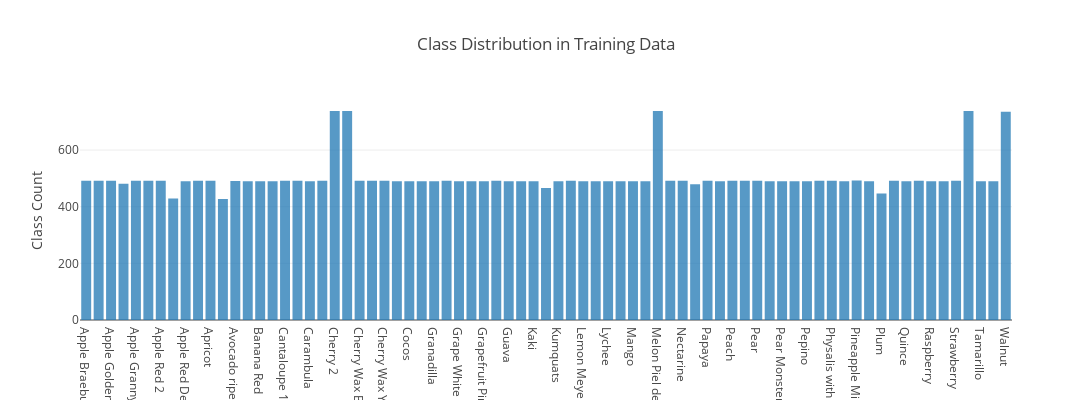

Notebook code cell kept with this figure:
### Code cell
x1, y1 = create_stack_bar_data('classes', training_data)
#x1 = list(train_generator.class_indices.keys())
# TODO: is class_names_list in the right order?
class_names_list = list(train_generator.class_indices.keys())

trace1 = go.Bar(x=class_names_list, y=y1, opacity=0.75, name="Class Count")
layout = dict(height=400, width=1200, title='Class Distribution in Training Data', legend=dict(orientation="h"), 
                yaxis = dict(title = 'Class Count'))
fig = go.Figure(data=[trace1], layout=layout);
iplot(fig);

### Figure 1 — Plotly figure (JSON) as saved in the notebook; plotly's stock layout.template omitted (floating-point values rounded to 4 significant figures)
{"data": [{"name": "Class Count", "opacity": 0.75, "type": "bar", "uid": "5b556c08-9cd1-11e8-be39-88e9fe78ba80", "x": ["Apple Braeburn", "Apple Golden 1", "Apple Golden 2", "Apple Golden 3", "Apple Granny Smith", "Apple Red 1", "Apple Red 2", "Apple Red 3", "Apple Red Delicious", "Apple Red Yellow", "Apricot", "Avocado", "Avocado ripe", "Banana", "Banana Red", "Cactus fruit", "Cantaloupe 1", "Cantaloupe 2", "Carambula", "Cherry 1", "Cherry 2", "Cherry Rainier", "Cherry Wax Black", "Cherry Wax Red", "Cherry Wax Yellow", "Clementine", "Cocos", "Dates", "Granadilla", "Grape Pink", "Grape White", "Grape White 2", "Grapefruit Pink", "Grapefruit White", "Guava", "Huckleberry", "Kaki", "Kiwi", "Kumquats", "Lemon", "Lemon Meyer", "Limes", "Lychee", "Mandarine", "Mango", "Maracuja", "Melon Piel de Sapo", "Mulberry", "Nectarine", "Orange", "Papaya", "Passion Fruit", "Peach", "Peach Flat", "Pear", "Pear Abate", "Pear Monster", "Pear Williams", "Pepino", "Physalis", "Physalis with Husk", "Pineapple", "Pineapple Mini", "Pitahaya Red", "Plum", "Pomegranate", "Quince", "Rambutan", "Raspberry", "Salak", "Strawberry", "Strawberry Wedge", "Tamarillo", "Tangelo", "Walnut"], "y": [492, 492, 492, 481, 492, 492, 492, 429, 490, 492, 492, 427, 491, 490, 490, 490, 492, 492, 490, 492, 738, 738, 492, 492, 492, 490, 490, 490, 490, 492, 490, 490, 490, 492, 490, 490, 490, 466, 490, 492, 490, 490, 490, 490, 490, 490, 738, 492, 492, 479, 492, 490, 492, 492, 492, 490, 490, 490, 490, 492, 492, 490, 493, 490, 447, 492, 490, 492, 490, 490, 492, 738, 490, 490, 735]}], "layout": {"height": 400, "legend": {"orientation": "h"}, "title": "Class Distribution in Training Data", "width": 1200, "yaxis": {"title": "Class Count"}}}
